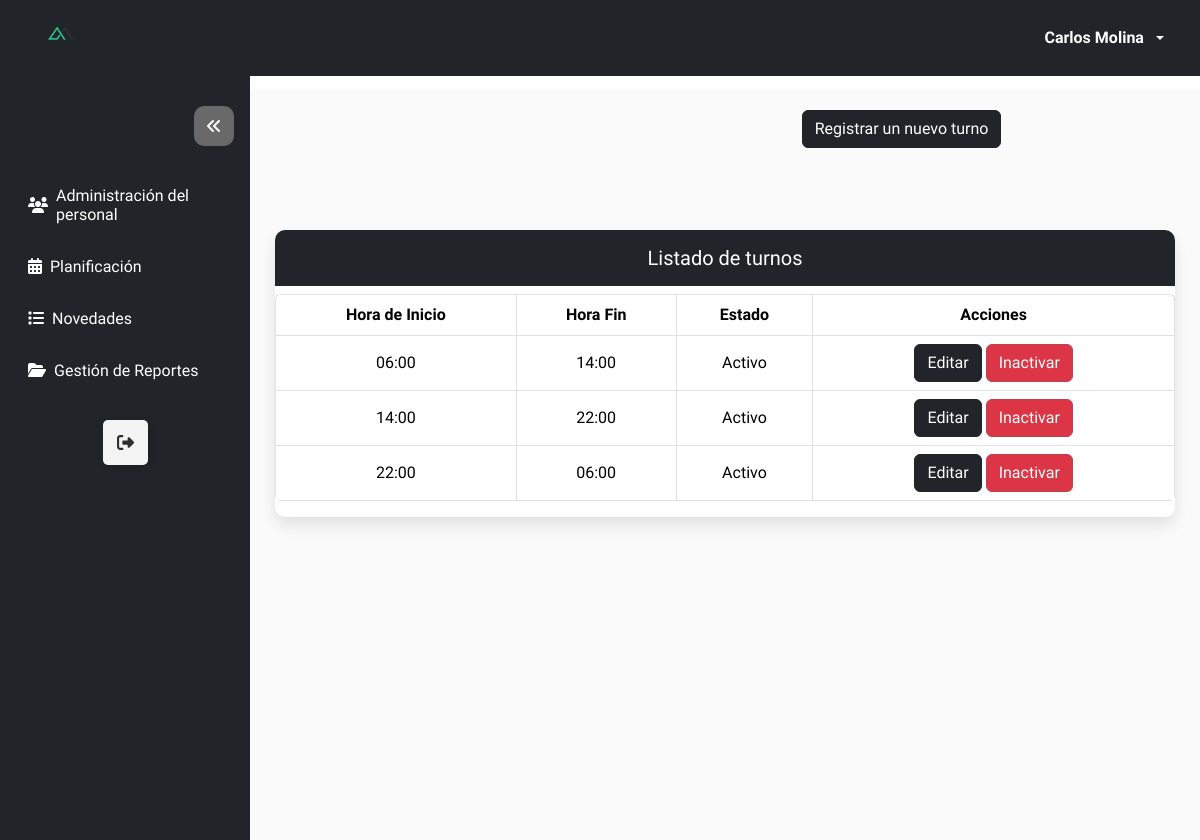
Screenshot of /turno/listar_turno/ (signed in) with the database file from the repository.
### Modulos/Login/models.py (models this page shows, shortened)
class Usuario(AbstractBaseUser, PermissionsMixin):
    username = models.CharField(max_length=15,unique=True)
    email = models.EmailField(unique=True, max_length=50)
    nombre = models.CharField(max_length = 15, blank = True, null = True)
    apellido = models.CharField(max_length = 15, blank = True, null = True)
    cedula = models.CharField(unique=True, max_length=10, null=True)
    estado = models.BooleanField(default=True)
    is_staff = models.BooleanField(default=False)  # Permitir el acceso al admin
    is_superuser = models.BooleanField(default=False)  #Acceso completo y sin restricciones, permitiendo cualquier acción.
    primera_sesion = models.BooleanField(default=True)
    fecha_creacion = models.DateTimeField(auto_now_add=True)
    fecha_modificacion = models.DateTimeField(auto_now=True)
    rol = models.ForeignKey('Rol', on_delete=models.SET_NULL, null=True, blank=True)
    objects = UsuarioManager()
    USERNAME_FIELD = 'username'

### Modulos/Coordinador/Turno/models.py (models this page shows, shortened)
class Turno_Model(models.Model):
    hora_inicio = models.TimeField(auto_now = False, auto_now_add= False)
    hora_fin = models.TimeField(auto_now = False, auto_now_add= False)
    estado = models.BooleanField(default = True)
    class Meta:
        constraints = [
            models.UniqueConstraint(fields=['hora_inicio', 'hora_fin'], name='unique_hora_inicio_hora_fin')
        ]

### Modulos/Coordinador/Turno/views.py (the view)
# urls.py: path('listar_turno/', Turn_View.as_view(), name = 'listar_turno'),
class Turn_View(LoginRequiredMixin, RoleRequiredMixin, ListView):
    model = Turno_Model
    required_role = 'Coordinador'
    context_object_name = 'turno'
    template_name = 'listado_turno.html'
    paginate_by = 5
    def get_context_data(self, **kwargs):
        context = super().get_context_data(**kwargs)
        context['dirurl'] = reverse('turno:crear_turno')
        context['title_table'] = 'Listado de turnos'
        context['dir_search'] = self.request.path
        context['placeholder'] = 'Filtre por tipos de novedades'
        return context

### Modulos/Login/mixin.py (called while the page is built)
    def dispatch(self, request, *args, **kwargs):
        if not request.user.rol or request.user.rol.name != self.required_role:
            return redirect(reverse('login:acceso_restringido'))
        return super().dispatch(request, *args, **kwargs)

### Modulos/Login/utils.py (called while the page is built)
def configuracion_completa():
    rol = Rol.objects.filter(name='Coordinador', estado=True).exists()
    usuario_coordinador = Usuario.objects.filter(rol__name='Coordinador', estado=True).exists()
    return rol and usuario_coordinador

### Modulos/Coordinador/Turno/templates/listado_turno.html (shortened to what this page needs)
{% extends 'modulos.html' %}
{% load static %}
{% block btnTitle %}
<a class="btn btn-dark btn-add" href="{{ dirurl }}">
    Registrar un nuevo turno
</a>
{% endblock %}
{% block thead %}
<th> Hora de Inicio </th>
<th> Hora Fin </th>
<th> Estado </th>
<th> Acciones </th>
{% endblock %}
{% block tbody %}
{% if turno %}
{% for i in turno %}
<tr>
    <td> {{ i.hora_inicio }} </td>
    <td> {{ i.hora_fin }} </td>
    {% if i.estado == True %}
    <td> Activo </td>
    {% else %}
    <td> Inactivo </td>
    {% endif %}
    <td>
        <a class="btn btn-dark" href="{% url 'turno:editar_turno' i.id %}">
            Editar
        </a>
        <form action="{% url 'turno:inactivar_activar_turno' i.id %}" method="post" style="display: inline;">
            {% if i.estado %}
            <button type="submit" class="btn btn-danger">Inactivar</button>
            {% else %}
            <button type="submit" class="btn btn-success">Activar</button>
            {% endif %}
        </form>
    </td>
</tr>
{% endfor %}
{% else %}
<tr>
    <td colspan="4"> No existen turnos registrados </td>
</tr>
{% endif %}
{% endblock %}

### templates/navbar.html (shortened to what this page needs)
{% load static %}
<nav class="navbar navbar-expand-lg navbar-dark bg-dark sticky-top">
    <div class="container-fluid">
        <a href="/" class="navbar-brand">
            <img src="{% static 'img/inci_manager.png' %}" class="mx-4" width="50px">
        </a>
        <div class="collapse navbar-collapse justify-content-end" id="navbarContent">
            <ul class="navbar-nav mb-2 mb-lg-0">
                <li class="nav-item dropdown mx-3 my-auto">
                    <a class="nav-link dropdown-toggle text-white d-flex align-items-center" href="#" role="button"
                        data-bs-toggle="dropdown" aria-expanded="false">
                        <span class="me-2"><b>{{ nombre }} {{ apellido }}</b></span>
                    </a>
                </li>
            </ul>
        </div>
    </div>
</nav>

### static/css/style.css (style rules this page uses)
:root { --bg-color: #FAFAFA; --sidebar-bg: rgb(18, 23, 30); --sidebar-hover-bg: beige; --sidebar-text-color: white; --sidebar-hover-text: black; --arrow-bg: dimgrey; --arrow-hover-bg: rgb(218, 218, 218); --arrow-hover-color: #12171e; --transition-speed: 0.5s; }

### static/css/style_tabla.css (style rules this page uses)
.table td, .table th { vertical-align: middle; }
.table th, td { padding: 40px; text-align: center; }

### rows the page displays
Usuario: nombre "Carlos", apellido "Molina"
Turno_Model: hora_inicio "06:00", hora_fin "14:00", estado "Activo"
Turno_Model: hora_inicio "14:00", hora_fin "22:00", estado "Activo"
Turno_Model: hora_inicio "22:00", hora_fin "06:00", estado "Activo"

### other values shown
{{ title_table }} "Listado de turnos"
